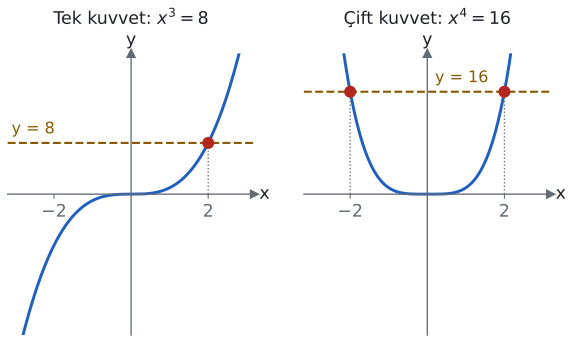

Generate this figure with Python:
import sys; sys.path.insert(0, "tools")
from cizim import *

# Sol: y = x^3 ile y = 8 tek noktada kesişir (x = 2).
# Sağ: y = x^4 ile y = 16 iki noktada kesişir (x = −2 ve x = 2).
fig, (a1, a2) = plt.subplots(1, 2, figsize=(6.2, 3.8))
xs = np.linspace(-3, 3, 400)
for ax, n, c, baslik in ((a1, 3, 8, "Tek kuvvet: $x^3 = 8$"), (a2, 4, 16, "Çift kuvvet: $x^4 = 16$")):
    ust = 22
    eksenler(ax, x=(-3.2, 3.2), y=(-ust, ust), izgara=False)
    ax.set_xticks([-2, 2]); ax.set_yticks([])
    ax.set_xticklabels(["−2", "2"])
    ax.plot(xs, xs ** n, color=MAVI)
    ax.axhline(c, color=SARI, lw=1.6, ls="--")
    if n == 3:
        ax.text(-3.1, c + 1.5, "y = 8", color=SARI, fontsize=12)
    else:
        ax.text(0.2, c + 1.5, "y = 16", color=SARI, fontsize=12)
    kokler = [2] if n == 3 else [-2, 2]
    for k in kokler:
        ax.plot([k, k], [0, c], color=SOLUK, lw=1, ls=":")
        ax.plot(k, c, "o", color=KIRMIZI, markersize=8, zorder=5)
    ax.set_title(baslik, fontsize=13, pad=22)
fig.tight_layout(w_pad=2)
kaydet(fig, __file__)
